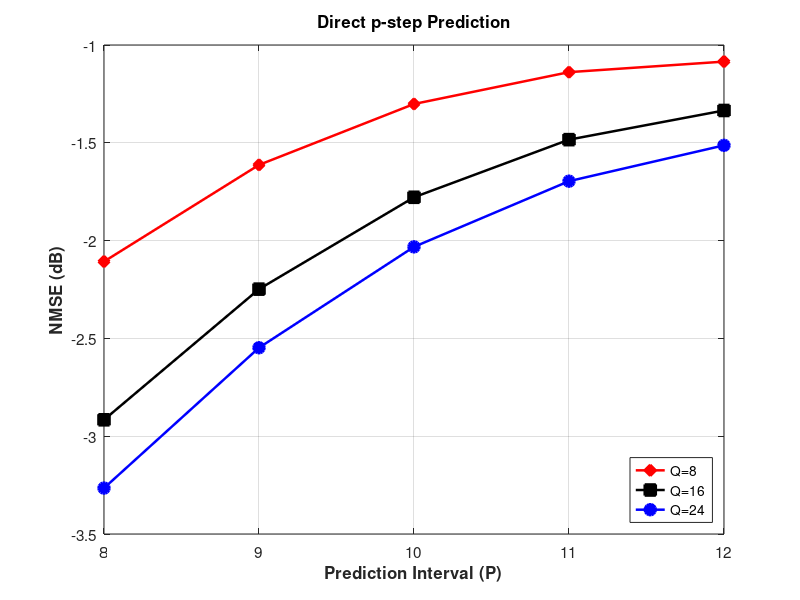

Write the MATLAB code that produced this figure.
clear; clc; close all;

%% 1. Parameters
fd = 50;
Ts = 1e-3;
fn = fd * Ts;

Pmax = 12;
P_start = 8;
Qvals = [8 16 24];
epsilon = 0.1;          
Nreal = 5000;

training_len = 100;
total_len = training_len + Pmax;

%% 2. ACF
maxLag = max(total_len-1, Pmax + max(Qvals)); 
lags = 0:maxLag;
R = besselj(0, 2*pi*fn*lags).';   % column vector

%%  correlated channel
C = toeplitz(R(1:total_len));
L = chol(C + 1e-12*eye(total_len), 'lower');

w = (randn(total_len, Nreal) + 1j*randn(total_len, Nreal))/sqrt(2);
h_ref = (L*w).';   % Nreal x total_len

%% 4. Storage
P_range = P_start:Pmax;
NMSE_results = zeros(length(Qvals), length(P_range));

%% 5. Loop over Q
for qi = 1:length(Qvals)
    Q = Qvals(qi);

    % Correct diagonal loading:
    % modify R[0], then build Toeplitz matrix
    rhat = R;
    rhat(1) = rhat(1) + epsilon;
    Rm = toeplitz(rhat(1:Q));

    fprintf('Q = %d, rcond(Rm) = %.3e\n', Q, rcond(Rm));

    % Precompute direct p-step predictor coefficients
    Cpred = zeros(Q, Pmax);
    for p = 1:Pmax
        wp = R(p+1 : p+Q);     % [R[p], R[p+1], ..., R[p+Q-1]]
        Cpred(:,p) = Rm \ wp;
    end

    errPow = zeros(1, length(P_range));
    sigPow = zeros(1, length(P_range));

    for r = 1:Nreal
        x = h_ref(r,:);

        past = x(1:training_len);
        future = x(training_len+1 : training_len+Pmax);

        % z = [h[n], h[n-1], ..., h[n-Q+1]]
        z = flip(past(end-Q+1:end)).';

        for p = 1:Pmax
            xhat = Cpred(:,p)' * z;

            if p >= P_start
                idx = p - P_start + 1;
                errPow(idx) = errPow(idx) + abs(xhat - future(p))^2;
                sigPow(idx) = sigPow(idx) + abs(future(p))^2;
            end
        end
    end

    NMSE_results(qi,:) = 10*log10(errPow ./ sigPow);
end

%% 6. Plot
figure('Color','w','Position',[100 100 800 500]);
hold on; grid on; box on;

plot(P_range, NMSE_results(1,:), '-rd', 'LineWidth',1.8,'MarkerFaceColor','r','MarkerSize',8);
plot(P_range, NMSE_results(2,:), '-ks', 'LineWidth',1.8,'MarkerFaceColor','k','MarkerSize',8);
plot(P_range, NMSE_results(3,:), '-bo', 'LineWidth',1.8,'MarkerFaceColor','b','MarkerSize',8);

xlabel('Prediction Interval (P)', 'FontSize', 12, 'FontWeight', 'bold');
ylabel('NMSE (dB)', 'FontSize', 12, 'FontWeight', 'bold');
title('Direct p-step Prediction', 'FontSize', 13);
legend('Q=8','Q=16','Q=24','Location','SouthEast');
set(gca, 'FontSize', 11);
hold off;
